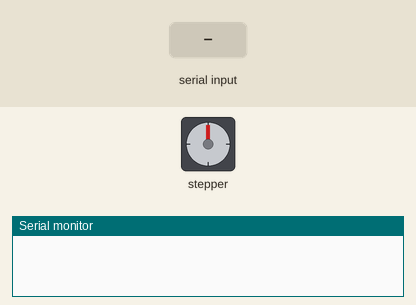
This sketch was run on a simulated Arduino Uno, built with avr-gcc and run on an emulated ATmega328P. Shown: stepper motor, the last lines printed to the serial monitor. The test bench sets the inputs (shaded band). Stepper angles assume 400 steps per turn.

Above: at 1.2 s.
1.3 s: "1" received over Serial
At 2.1 s:
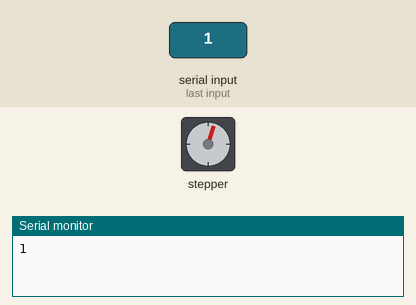
2.9 s: "3" received over Serial
At 3.3 s:
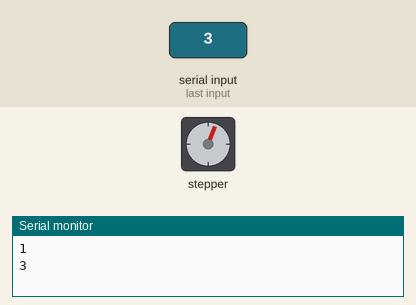
4.5 s: "9" received over Serial
At 5.7 s:
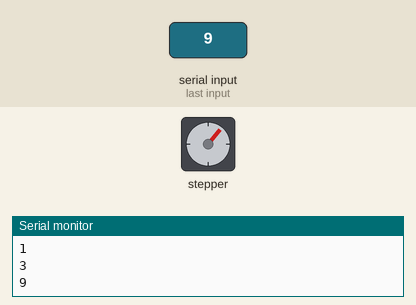
Timing chart, 0 to 7.5 s (numbered marks = the images above; inputs shaded):
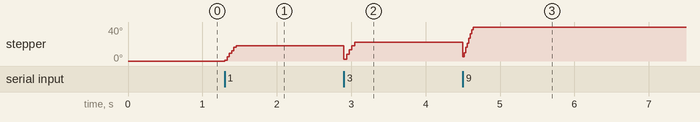

The sketch:

test.ino
```cpp
#include <Stepper.h>
//#include <ardumidi.h>
int ledPin = 13;

const int stepsPerRevolution = 400;//720도

Stepper stepper1(stepsPerRevolution, 10, 11, 12, 13);


void setup() {
  Serial.begin(115200);
  pinMode(ledPin, OUTPUT);
}

void loop() {
  if (Serial.available()) {
    switch (Serial.read())
    {
      case '1'://도
        Serial.println("1");
        playNote(stepper1, 20, 100);
        digitalWrite(ledPin, HIGH);
        break;
      case '2'://레
        Serial.println("2");
        playNote(stepper1, 22, 100);
        break;
      case '3'://미
        Serial.println("3");
        playNote(stepper1, 25, 100);
        break;
      case '4'://파
        Serial.println("4");
        playNote(stepper1, 27, 100);
        break;
      case '5'://솔
        Serial.println("5");
        playNote(stepper1, 30, 100);
        break;
      case '6'://라
        Serial.println("6");
        playNote(stepper1, 34, 100);
        break;
      case '7'://시
        Serial.println("7");
        playNote(stepper1, 38, 100);
        break;
      case '8'://도
        Serial.println("8");
        playNote(stepper1, 40, 100);
        break;
      case '9'://2레
        Serial.println("9");
        playNote(stepper1, 45, 100);
        break;
      case '0'://2미
        Serial.println("0");
        playNote(stepper1, 50, 100);
        break;
      case ' '://쉬고
        Serial.println("_");
        delay(400);
        break;
    }
  }
}
void playNote(Stepper stepperName, int speedStep, int delayTime)
{
  stepperName.setSpeed(speedStep);
  stepperName.step(speedStep);
  delay(delayTime);
}
```

Measured:
- after the input at 1.3 s, stepper: turns 18° clockwise in 0.15 s, starting at once
- after the input at 2.9 s, stepper: turns 16° counter-clockwise in 0.00 s, then 20° clockwise in 0.11 s
- after the input at 4.5 s, stepper: turns 17° counter-clockwise in 0.00 s, then 35° clockwise in 0.12 s
